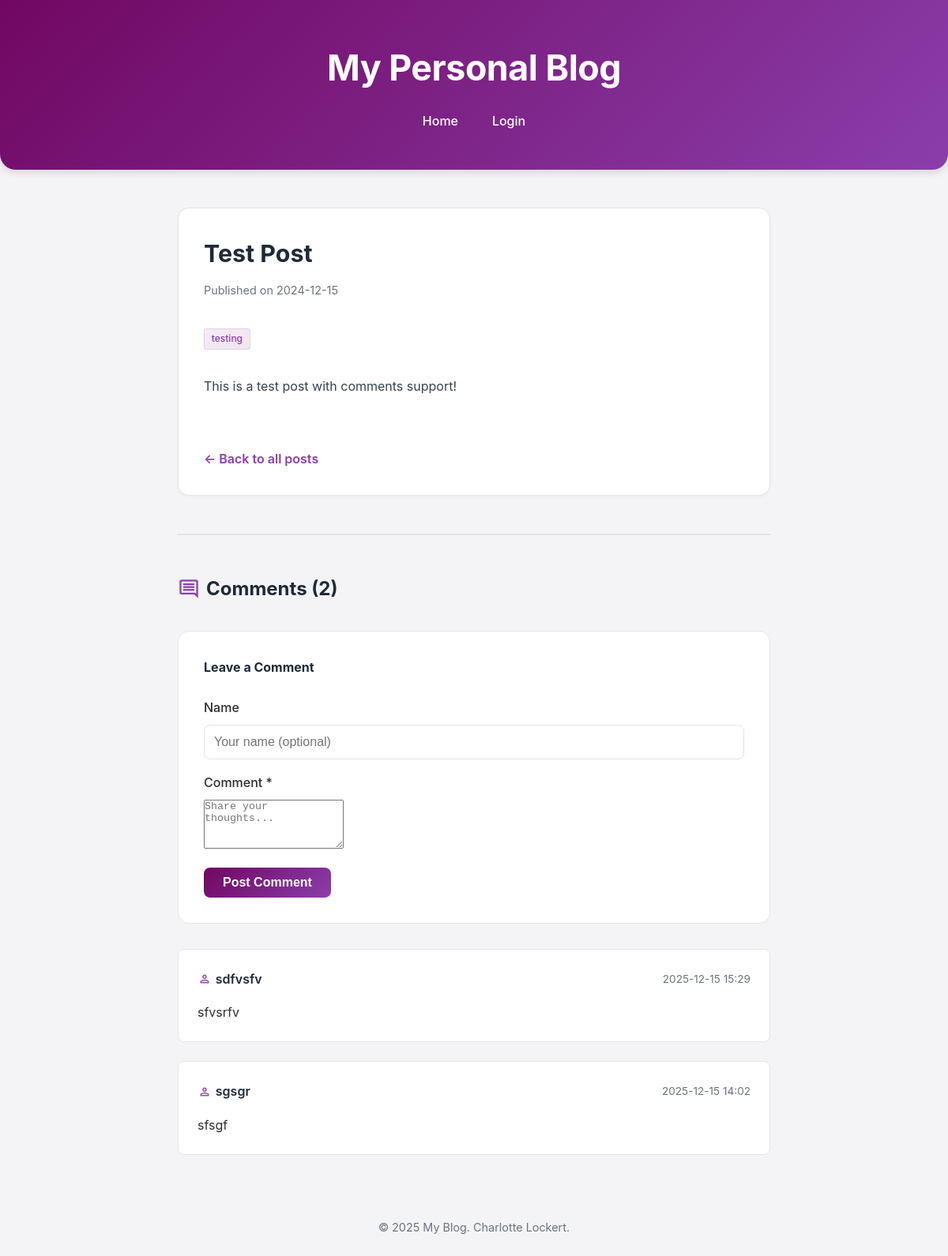
/post/1, run on the app's committed database.
### tables this page shows
CREATE TABLE posts (
    id INTEGER PRIMARY KEY AUTOINCREMENT,
    title TEXT NOT NULL,
    date TEXT NOT NULL,
    content TEXT NOT NULL,
    excerpt TEXT NOT NULL,
    image_url TEXT,
    tags TEXT
);

CREATE TABLE comments (
    id INTEGER PRIMARY KEY AUTOINCREMENT,
    post_id INTEGER NOT NULL,
    author TEXT NOT NULL,
    comment_text TEXT NOT NULL,
    date TEXT NOT NULL,
    FOREIGN KEY (post_id) REFERENCES posts (id) ON DELETE CASCADE
);

### app.py (the view, shortened to what this page needs)
@app.route('/post/<int:post_id>', methods=['GET', 'POST'])
def post(post_id):
    post = get_post_by_id(post_id)
    if post is None:
        return "Post not found!", 404
    comments = get_comments_for_post(post_id)
    return render_template('post.html', post=post, comments=comments)

### database.py (called while the page is built)
def get_db_connection():
    conn = sqlite3.connect(DATABASE)
    conn.row_factory = sqlite3.Row
    return conn

def get_post_by_id(post_id):
    conn = get_db_connection()
    post = conn.execute('SELECT * FROM posts WHERE id = ?', (post_id,)).fetchone()
    conn.close()
    return post

def get_comments_for_post(post_id):
    conn = get_db_connection()
    comments = conn.execute(
        'SELECT * FROM comments WHERE post_id = ? ORDER BY date DESC',
        (post_id,)
    ).fetchall()
    conn.close()
    return comments

### templates/post.html (shortened to what this page needs)
{% extends "base.html" %}  {% block content %}
<div class="post-container">
  <article class="post-full">
    <div class="post-header-actions">
      <div>
        <h2>{{ post.title }}</h2>
        <p class="post-meta">Published on {{ post.date }}</p>
      </div>
    </div>
    {% if post.tags %}
    <div class="post-tags">
      {% for tag in post.tags.split(', ') %}
      <a href="/tag/{{ tag }}" class="tag">{{ tag }}</a>
      {% endfor %}
    </div>
    {% endif %}
    <div class="post-content">{{ post.content }}</div>
    <a href="/" class="back-link">← Back to all posts</a>
  </article>
  <div class="comments-section">
    <h3>
      <span class="material-symbols-outlined">comment</span>
      Comments ({{ comments|length }})
    </h3>
    <div class="comment-form-container">
      <h4>Leave a Comment</h4>
      <form method="POST" class="comment-form">
        <div class="form-group">
          <label for="author">Name</label>
          <input
            type="text"
            id="author"
            name="author"
            placeholder="Your name (optional)"
          />
        </div>
        <div class="form-group">
          <label for="comment_text">Comment *</label>
          <textarea
            id="comment_text"
            name="comment_text"
            rows="4"
            required
            placeholder="Share your thoughts..."
          ></textarea>
        </div>
        <button type="submit" class="btn-primary">Post Comment</button>
      </form>
    </div>
    {% if comments %}
    <div class="comments-list">
      {% for comment in comments %}
      <div class="comment">
        <div class="comment-header">
          <span class="comment-author">
            <span class="material-symbols-outlined">person</span>
            {{ comment.author }}
          </span>
          <div class="comment-meta">
            <span class="comment-date">{{ comment.date }}</span>
          </div>
        </div>
        <div class="comment-text">{{ comment.comment_text }}</div>
      </div>
      {% endfor %}
    </div>
    {% else %}
    <p class="no-comments">No comments yet. Be the first to comment!</p>
    {% endif %}
  </div>
</div>
{% endblock %}

### static/style.css (style rules this page uses)
:root { --color-bg: #f4f4f7; --color-text: #2d2d2d; --color-heading: #1f2937; --color-subtle-text: #6b7280; --color-accent: #8a3eaa; --color-accent-hover: #710762; --color-card-bg: #ffffff; --color-card-border: #e4e4e7; --header-bg-start: #710762; --header-bg-end: #8a3eaa; --header-text: #ffffff; --radius-sm: 4px; --radius-md: 8px; --radius-lg: 14px; --radius-xl: 20px; --shadow-sm: 0 1px 4px rgba(0, 0, 0, 0.04); --shadow-md: 0 4px 10px rgba(0, 0, 0, 0.12); --shadow-lg: 0 6px 14px rgba(0, 0, 0, 0.1); --content-width: 850px; --spacing-section: 3rem; --spacing-card: 2rem; --font-body: Inter, -apple-system, BlinkMacSystemFont, "Segoe UI", Roboto, Arial, sans-serif; --font-size-base: 1rem; --font-size-h1: 2.8rem; --font-size-h2: 1.9rem; --font-size-h3: 1.7rem; }
* { margin: 0; padding: 0; box-sizing: border-box; }
body { font-family: var(--font-body); font-size: var(--font-size-base); line-height: 1.7; color: var(--color-text); background: var(--color-bg); padding-bottom: 4rem; }
.post-meta { color: var(--color-subtle-text); font-size: 0.9rem; margin-bottom: 1.2rem; }
.post-container { max-width: 750px; margin: 0 auto; }
.post-full { background: var(--color-card-bg); padding: var(--spacing-card); border-radius: var(--radius-lg); border: 1px solid var(--color-card-border); box-shadow: var(--shadow-sm); }
.post-full h2 { font-size: var(--font-size-h2); color: var(--color-heading); margin-bottom: 0.5rem; }
.post-content { margin: 2rem 0; line-height: 1.8; color: #374151; }
.back-link { display: inline-block; color: var(--color-accent); text-decoration: none; font-weight: 600; margin-top: 2rem; transition: color 0.25s; }
.post-tags { margin: 0.3rem 0 0.8rem 0; display: flex; gap: 0.4rem; flex-wrap: wrap; }
.tag { background: linear-gradient( 135deg, rgba(138, 62, 170, 0.1), rgba(113, 7, 98, 0.1) ); padding: 0.15rem 0.55rem; border-radius: var(--radius-sm); font-size: 0.75rem; font-weight: 500; border: 1px solid rgba(138, 62, 170, 0.15); transition: background 0.2s ease, transform 0.2s ease; text-decoration: none; color: var(--color-accent); display: inline-block; cursor: pointer; }
.form-group { margin-bottom: 1.5rem; }
.form-group label { display: block; margin-bottom: 0.5rem; color: var(--color-text); font-weight: 500; }
.form-group input { width: 100%; padding: 0.75rem; border: 1px solid var(--color-card-border); border-radius: var(--radius-md); font-size: 1rem; transition: border-color 0.2s; }
.btn-primary { width: 100%; padding: 0.75rem; background: linear-gradient( 135deg, var(--header-bg-start), var(--header-bg-end) ); color: white; border: none; border-radius: var(--radius-md); font-size: 1rem; font-weight: 600; cursor: pointer; transition: transform 0.2s, box-shadow 0.2s; }
.post-header-actions { display: flex; justify-content: space-between; align-items: flex-start; margin-bottom: 1rem; }
.comments-section { margin-top: 3rem; padding-top: 3rem; border-top: 2px solid var(--color-card-border); }
.comments-section h3 { color: var(--color-heading); font-size: 1.5rem; margin-bottom: 2rem; display: flex; align-items: center; gap: 0.5rem; }
.comments-section h3 .material-symbols-outlined { color: var(--color-accent); font-size: 28px; }
.comment-form-container { background: var(--color-card-bg); padding: 2rem; border-radius: var(--radius-lg); border: 1px solid var(--color-card-border); margin-bottom: 2rem; }
.comment-form-container h4 { color: var(--color-heading); margin-bottom: 1.5rem; }
.comment-form .form-group { margin-bottom: 1rem; }
.comment-form .btn-primary { width: auto; padding: 0.6rem 1.5rem; }
.comments-list { display: flex; flex-direction: column; gap: 1.5rem; }
.comment { background: var(--color-card-bg); padding: 1.5rem; border-radius: var(--radius-md); border: 1px solid var(--color-card-border); }
.comment-header { display: flex; justify-content: space-between; align-items: center; margin-bottom: 1rem; flex-wrap: wrap; gap: 0.5rem; }
.comment-meta { display: flex; align-items: center; gap: 0.5rem; }
.comment-author { font-weight: 600; color: var(--color-heading); display: flex; align-items: center; gap: 0.3rem; }
.comment-author .material-symbols-outlined { font-size: 18px; color: var(--color-accent); }
.comment-date { color: var(--color-subtle-text); font-size: 0.85rem; }
.comment-text { color: var(--color-text); line-height: 1.6; }

### data on the page
posts: title "Test Post", date "2024-12-15", tags "testing", content "This is a test post with comments support!"
comments: author "sdfvsfv", date "2025-12-15 15:29", comment_text "sfvsrfv"
comments: author "sgsgr", date "2025-12-15 14:02", comment_text "sfsgf"

### other printed values
{{ comments|length }} "2"
